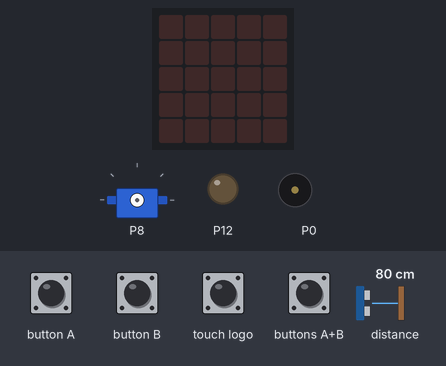
Bench run of a program on a simulated BBC micro:bit (MakeCode). Shown: the board's 5×5 LED display, servo, output pins drawn as LEDs (lit = HIGH), buzzer (waves = sounding). Inputs (shaded band) come from the test bench; at power-on: distance to the obstacle 80 cm. Pins used as bus, display or sensor lines are not drawn.

Above: at 1.2 s.
1.3 s: button A pressed for 0.15 s
At 2.4 s:
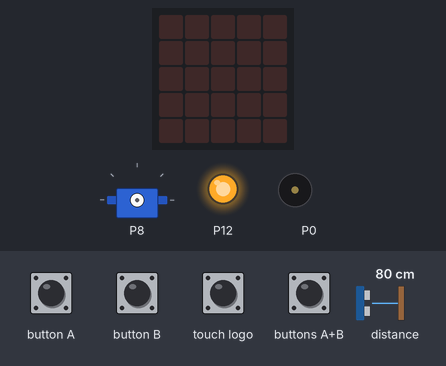
3.3 s: distance to the obstacle set to 32 cm
4.8 s: distance to the obstacle set to 26 cm
At 5.2 s:
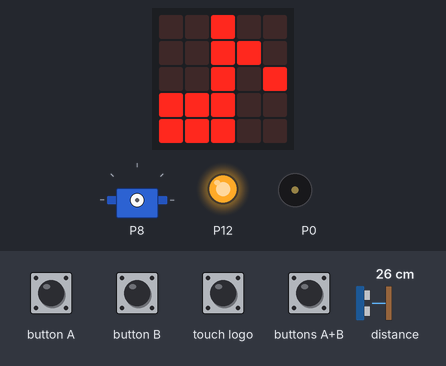
7.8 s: button B pressed for 0.15 s
At 8.52 s:
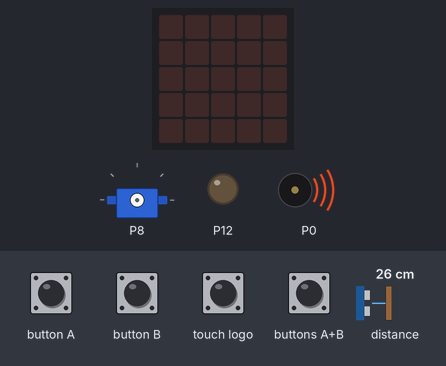
10.8 s: touch logo pressed for 0.15 s
At 12.1 s:
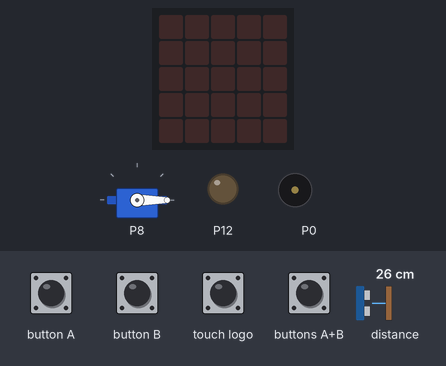
12.4 s: buttons A+B pressed for 0.15 s
At 13.4 s:
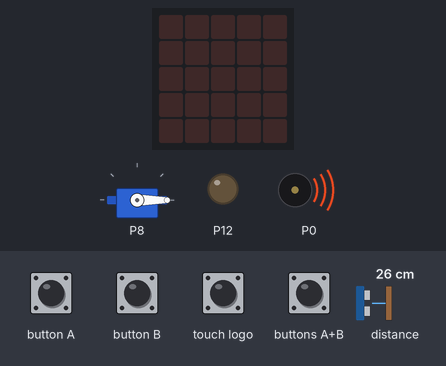
Timing chart, 0 to 16.5 s (numbered marks = the images above; inputs shaded):
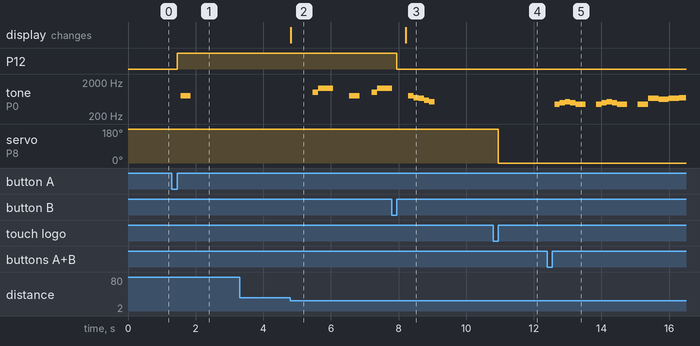

The program:

main.ts
```typescript
radio.onReceivedNumber(function (receivedNumber) {
    if (receivedNumber == 987654321) {
        mode = 0
    } else if (receivedNumber == 123456789) {
        mode = 1
    } else if (receivedNumber == 10231023) {
        mode = 2
    }
})
function stopTwoWheels () {
    if (wheelStatus == 0) {
        return
    }
    pins.analogWritePin(AnalogPin.P13, 0)
    pins.analogWritePin(AnalogPin.P14, 0)
    pins.analogWritePin(AnalogPin.P15, 0)
    pins.analogWritePin(AnalogPin.P16, 0)
    wheelStatus = 0
}
function backwardToTheLeft () {
    if (wheelStatus == 4) {
        return
    }
    pins.analogWritePin(AnalogPin.P13, 0)
    pins.analogWritePin(AnalogPin.P14, 1023)
    pins.analogWritePin(AnalogPin.P15, 0)
    pins.analogWritePin(AnalogPin.P16, 400)
    wheelStatus = 4
}
input.onButtonPressed(Button.A, function () {
    mode = 1
    pins.digitalWritePin(DigitalPin.P0, 1)
    pins.digitalWritePin(DigitalPin.P12, 1)
})
input.onLogoEvent(TouchButtonEvent.Released, function () {
    pins.servoWritePin(AnalogPin.P8, 0)
})
function backward () {
    if (wheelStatus == 2) {
        return
    }
    pins.analogWritePin(AnalogPin.P13, 0)
    pins.analogWritePin(AnalogPin.P14, 1023)
    pins.analogWritePin(AnalogPin.P15, 0)
    pins.analogWritePin(AnalogPin.P16, 1023)
    wheelStatus = 2
}
function sound (num: number) {
    if (currentStatus == num) {
        return
    } else if (num == 0) {
        music.startMelody(music.builtInMelody(Melodies.JumpDown), MelodyOptions.Once)
    } else if (num == 1) {
        music.playTone(784, music.beat(BeatFraction.Half))
    } else if (num == 2) {
        music.startMelody(music.builtInMelody(Melodies.JumpUp), MelodyOptions.Once)
    } else if (num == 3) {
        music.startMelody(music.builtInMelody(Melodies.BaDing), MelodyOptions.Once)
    } else if (num == 4) {
        music.startMelody(music.builtInMelody(Melodies.BaDing), MelodyOptions.Once)
    } else if (num == 5) {
        music.startMelody(music.builtInMelody(Melodies.Chase), MelodyOptions.Once)
    }
    currentStatus = num
}
function spin () {
    if (wheelStatus == 5) {
        return
    }
    pins.analogWritePin(AnalogPin.P13, 0)
    pins.analogWritePin(AnalogPin.P14, 1023)
    pins.analogWritePin(AnalogPin.P15, 1023)
    pins.analogWritePin(AnalogPin.P16, 0)
    wheelStatus = 5
}
input.onButtonPressed(Button.AB, function () {
    mode = 2
})
input.onButtonPressed(Button.B, function () {
    mode = 0
    pins.digitalWritePin(DigitalPin.P0, 0)
    pins.digitalWritePin(DigitalPin.P12, 0)
})
function forward () {
    if (wheelStatus == 1) {
        return
    }
    pins.analogWritePin(AnalogPin.P13, 1023)
    pins.analogWritePin(AnalogPin.P14, 0)
    pins.analogWritePin(AnalogPin.P15, 1023)
    pins.analogWritePin(AnalogPin.P16, 0)
    wheelStatus = 1
}
input.onLogoEvent(TouchButtonEvent.Touched, function () {
    pins.servoWritePin(AnalogPin.P8, 180)
})
function backwardToTheRight () {
    if (wheelStatus == 3) {
        return
    }
    pins.analogWritePin(AnalogPin.P13, 0)
    pins.analogWritePin(AnalogPin.P14, 400)
    pins.analogWritePin(AnalogPin.P15, 0)
    pins.analogWritePin(AnalogPin.P16, 1023)
    wheelStatus = 3
}
let triggered = 0
let currentStatus = 0
let mode = 0
let wheelStatus = 0
radio.setGroup(302)
music.setTempo(100)
let ypos = 4
wheelStatus = 0
mode = 0
basic.forever(function () {
    sound(wheelStatus)
    basic.pause(100)
    pins.digitalWritePin(DigitalPin.P0, 1)
})
control.inBackground(function () {
    while (true) {
        triggered = Math.round(sonar.ping(
        DigitalPin.P1,
        DigitalPin.P2,
        PingUnit.Centimeters
        ))
        if (mode == 1) {
            forward()
            if (triggered > 0 && triggered < 30) {
                basic.showIcon(IconNames.EighthNote)
                backwardToTheLeft()
                basic.pause(1000)
            }
        } else if (mode == 0) {
            stopTwoWheels()
        } else if (mode == 2) {
            spin()
        }
        basic.pause(100)
        basic.clearScreen()
    }
})
```

test.ts
```typescript
// 在這裡測試；當此封包作為擴充功能時，將不會編譯此內容。
```

Measured:
- the behaviour switches between 30 and 29 cm on distance to the obstacle (found by bisection; images 1 and 2)
- after the input at 1.3 s, P12: LOW → HIGH after 0.15 s; tone on P0: silent → 784 Hz after 0.26 s, → silent 0.30 s later
- after the input at 3.3 s, every drawn part: stays the same
- after the input at 4.8 s, tone on P0: plays 988 Hz for 0.16 s, 1319 Hz for 0.45 s, 784 Hz for 0.30 s, 988 Hz for 0.16 s, 1319 Hz for 0.43 s, starting after 0.67 s; the display: changes at once (image 2)
- after the input at 7.8 s, P12: HIGH → LOW after 0.15 s; the display: changes after 0.41 s (image 3)
- after the input at 10.8 s, servo on P8: 180° → 0° after 0.15 s
- after the input at 12.4 s, tone on P0: plays 440 Hz for 0.16 s, 494 Hz for 0.16 s, 523 Hz for 0.16 s, 494 Hz for 0.16 s, 440 Hz for 0.30 s, 440 Hz for 0.16 s … (15 notes in this stretch), starting after 0.22 s
